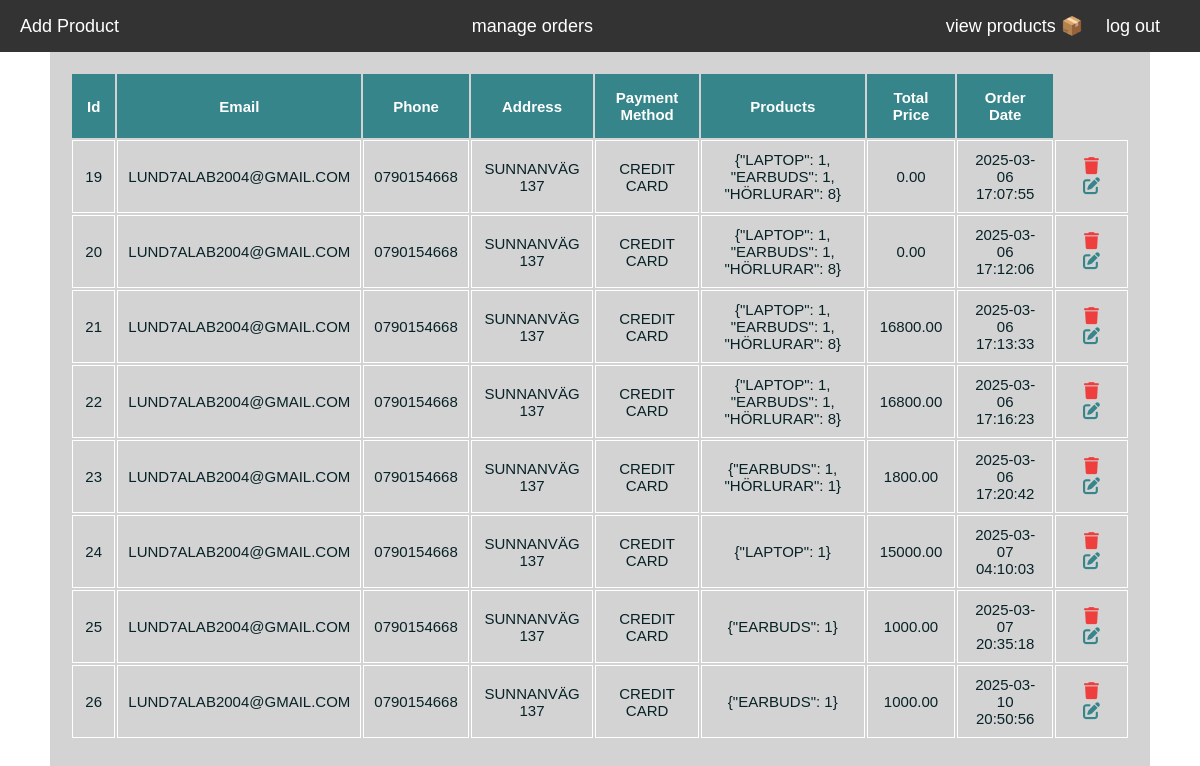
The page /view_orders.php (signed in) on the database its author committed.
### tables this page shows
CREATE TABLE `orders` (
  `id` int NOT NULL,
  `full_name` varchar(255) DEFAULT NULL,
  `email` varchar(255) DEFAULT NULL,
  `phone` varchar(20) DEFAULT NULL,
  `address` text,
  `payment_method` varchar(50) DEFAULT NULL,
  `products` json NOT NULL,
  `total_price` decimal(10,2) DEFAULT NULL,
  `order_date` timestamp NULL DEFAULT CURRENT_TIMESTAMP
);

### view_orders.php (the view, shortened to what this page needs)
<!DOCTYPE html>
<html lang="en">
<head>
    <link rel="stylesheet" href="css/style.css">
    <link rel="stylesheet" href="https://cdnjs.cloudflare.com/ajax/libs/font-awesome/6.7.2/css/all.min.css" />
</head>
<body>
    <?php include 'header.php'; ?>
    <div class="container">
        <section class="display_product">
            <?php
            $display_product = mysqli_query($conn, "SELECT * FROM orders");
            if (mysqli_num_rows($display_product) > 0) {
                echo "
                <table>
                    <thead>
                        <tr>
                            <th>Id</th>
                            <th>Email</th>
                            <th>Phone</th>
                            <th>Address</th>
                            <th>Payment Method</th>
                            <th>Products</th>
                            <th>Total Price</th>
                            <th>Order Date</th>
                        </tr>
                    </thead>
                    <tbody>";
                while ($row = mysqli_fetch_assoc($display_product)) {
                    ?>
                    <tr>
                        <td><?php echo htmlspecialchars($row['id']); ?></td>
                        <td><?php echo htmlspecialchars($row['email']); ?></td>
                        <td><?php echo htmlspecialchars($row['phone']); ?></td>
                        <td><?php echo htmlspecialchars($row['address']); ?></td>
                        <td><?php echo htmlspecialchars($row['payment_method']); ?></td>
                        <td><?php echo htmlspecialchars($row['products']); ?></td>
                        <td><?php echo htmlspecialchars($row['total_price']); ?></td>
                        <td><?php echo htmlspecialchars($row['order_date']); ?></td>
                        <td>
                            <a href="delete.php?delete=<?php echo $row['id']; ?>" class="delete_product_btn" onclick="return confirm('Are you sure you want to delete this product?');">
                                <i class="fas fa-trash"></i>
                            </a>
                            <a href="update.php?edit=<?php echo $row['id']; ?>" class="update_product_btn">
                                <i class="fas fa-edit"></i>
                            </a>
                        </td>
                    </tr>
                    <?php
                }
                echo "
                    </tbody>
                </table>";
            } else {
                echo "<div class='empty_text'>No products available</div>";
            }
            ?>
        </section>
    </div>
</body>
</html>

### css/style.css (style rules this page uses)
* { margin: 0; padding: 0; box-sizing: border-box; outline: none; border: none; text-decoration: none; font-family: "Poppins", sans-serif; }
:root { --color1: #072227; --color2: #35858b; --color3: #4fbdba; --color4: #aefeff; --black: #000; --white: #fff; --lightgray: #d3d3d3; --red: rgb(238, 62, 62); }
html { font-size: 62.5%; overflow-x: hidden; }
.container { max-width: 1100px; margin: 0 auto; padding-bottom: 5rem; height: 100vh; background-color: var(--lightgray); }
section { padding: 2rem; }
.display_product table { width: 100%; text-align: center; }
.display_product table thead th { padding: 1.5rem; font-size: 1.5rem; background-color: var(--color2); color: var(--white); }
td { padding: 1rem; font-size: 1.5rem; color: var(--color1); border: 1px solid var(--white); text-transform: uppercase; }
.delete_product_btn, .update_product_btn { text-align: center; color: var(--red); font-size: 1.7rem; padding: 0 1rem; cursor: pointer; }
.update_product_btn { color: var(--color2); }

### rows shown on the page
orders: id "19", email "LUND7ALAB2004@GMAIL.COM", phone "0790154668", address "SUNNANVÄG 137", payment_method "CREDIT CARD", products "{\"LAPTOP\": 1, \"EARBUDS\": 1, \"HÖRLURAR\": 8}", total_price "0.00", order_date "2025-03-06 17:07:55"
orders: id "20", email "LUND7ALAB2004@GMAIL.COM", phone "0790154668", address "SUNNANVÄG 137", payment_method "CREDIT CARD", products "{\"LAPTOP\": 1, \"EARBUDS\": 1, \"HÖRLURAR\": 8}", total_price "0.00", order_date "2025-03-06 17:12:06"
orders: id "21", email "LUND7ALAB2004@GMAIL.COM", phone "0790154668", address "SUNNANVÄG 137", payment_method "CREDIT CARD", products "{\"LAPTOP\": 1, \"EARBUDS\": 1, \"HÖRLURAR\": 8}", total_price "16800.00", order_date "2025-03-06 17:13:33"
orders: id "22", email "LUND7ALAB2004@GMAIL.COM", phone "0790154668", address "SUNNANVÄG 137", payment_method "CREDIT CARD", products "{\"LAPTOP\": 1, \"EARBUDS\": 1, \"HÖRLURAR\": 8}", total_price "16800.00", order_date "2025-03-06 17:16:23"
orders: id "23", email "LUND7ALAB2004@GMAIL.COM", phone "0790154668", address "SUNNANVÄG 137", payment_method "CREDIT CARD", products "{\"EARBUDS\": 1, \"HÖRLURAR\": 1}", total_price "1800.00", order_date "2025-03-06 17:20:42"
orders: id "24", email "LUND7ALAB2004@GMAIL.COM", phone "0790154668", address "SUNNANVÄG 137", payment_method "CREDIT CARD", products "{\"LAPTOP\": 1}", total_price "15000.00", order_date "2025-03-07 04:10:03"
orders: id "25", email "LUND7ALAB2004@GMAIL.COM", phone "0790154668", address "SUNNANVÄG 137", payment_method "CREDIT CARD", products "{\"EARBUDS\": 1}", total_price "1000.00", order_date "2025-03-07 20:35:18"
orders: id "26", email "LUND7ALAB2004@GMAIL.COM", phone "0790154668", address "SUNNANVÄG 137", payment_method "CREDIT CARD", products "{\"EARBUDS\": 1}", total_price "1000.00", order_date "2025-03-10 20:50:56"
